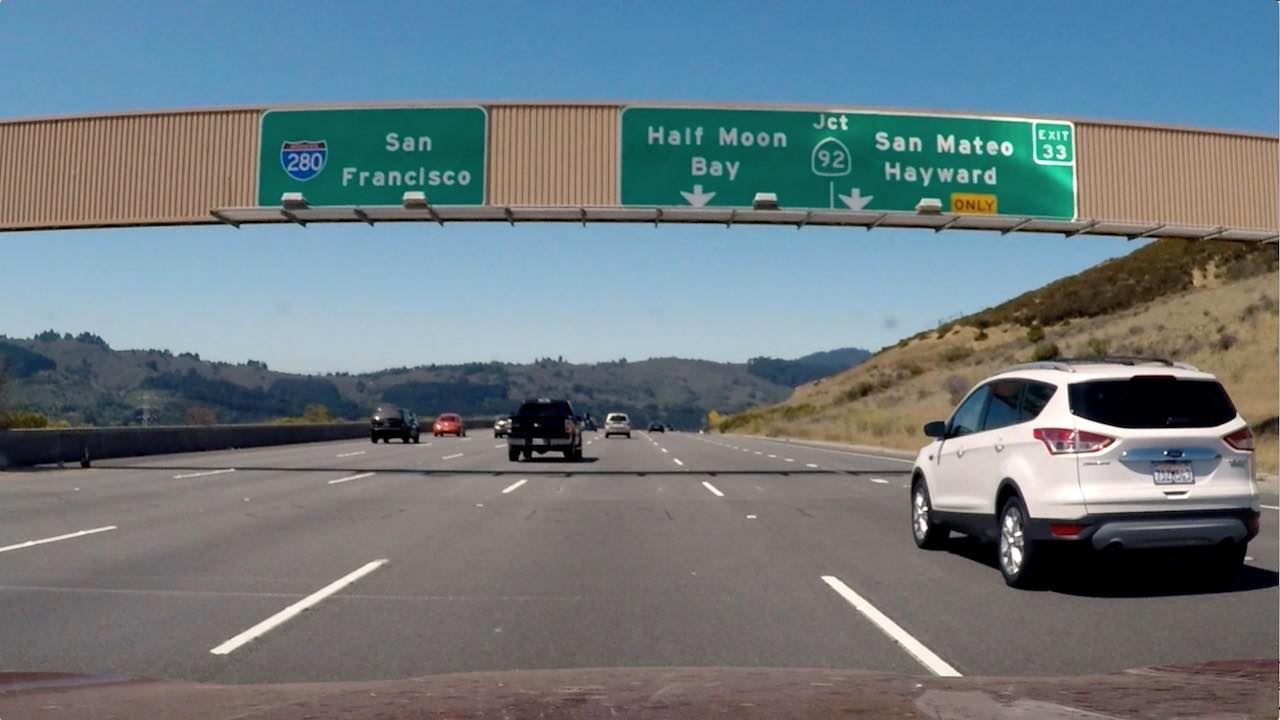
#> input picture Labs/Term1/Advanced Lane Finding Section 24/signs_vehicles_xygrad.png, 1280 x 720 px
$ python gradient.py   (older library calls are emulated)
#> lines starting #> are read from the running program, lines starting #| are printed output that depends on the picture; after the words box and inside, x2 and y2 are one past the last pixel; in counts of white or black regions, pixels touching at a corner belong together
import cv2
import numpy as np
import matplotlib.pyplot as plt
import matplotlib.image as mpimg


def abs_sobel_thresh(img, orient='x', sobel_kernel=3, thresh=(0, 255)):
    # Convert to grayscale
    gray = cv2.cvtColor(img, cv2.COLOR_RGB2GRAY)
    # Apply x or y gradient with the OpenCV Sobel() function
    # and take the absolute value
    if orient == 'x':
        abs_sobel = np.absolute(cv2.Sobel(gray, cv2.CV_64F, 1, 0, ksize=sobel_kernel))
    if orient == 'y':
        abs_sobel = np.absolute(cv2.Sobel(gray, cv2.CV_64F, 0, 1, ksize=sobel_kernel))
    # Rescale back to 8 bit integer
    scaled_sobel = np.uint8(255*abs_sobel/np.max(abs_sobel))
    # Create a copy and apply the threshold
    binary_output = np.zeros_like(scaled_sobel)
    # Here I'm using inclusive (>=, <=) thresholds, but exclusive is ok too
    binary_output[(scaled_sobel >= thresh[0]) & (scaled_sobel <= thresh[1])] = 1

    # Return the result
    return binary_output


def mag_thresh(img, sobel_kernel=3, thresh=(0, 255)):
    # Convert to grayscale
    gray = cv2.cvtColor(img, cv2.COLOR_RGB2GRAY)
    # Take both Sobel x and y gradients
    sobelx = cv2.Sobel(gray, cv2.CV_64F, 1, 0, ksize=sobel_kernel)
    sobely = cv2.Sobel(gray, cv2.CV_64F, 0, 1, ksize=sobel_kernel)
    # Calculate the gradient magnitude
    gradmag = np.sqrt(sobelx**2 + sobely**2)
    # Rescale to 8 bit
    scale_factor = np.max(gradmag)/255
    gradmag = (gradmag/scale_factor).astype(np.uint8)
    # Create a binary image of ones where threshold is met, zeros otherwise
    binary_output = np.zeros_like(gradmag)
    binary_output[(gradmag >= thresh[0]) & (gradmag <= thresh[1])] = 1

    # Return the binary image
    return binary_output


def dir_threshold(img, sobel_kernel=3, thresh=(0, np.pi/2)):
    # Grayscale
    gray = cv2.cvtColor(img, cv2.COLOR_RGB2GRAY)
    # Calculate the x and y gradients
    sobelx = cv2.Sobel(gray, cv2.CV_64F, 1, 0, ksize=sobel_kernel)
    sobely = cv2.Sobel(gray, cv2.CV_64F, 0, 1, ksize=sobel_kernel)
    # Take the absolute value of the gradient direction,
    # apply a threshold, and create a binary image result
    absgraddir = np.arctan2(np.absolute(sobely), np.absolute(sobelx))
    binary_output = np.zeros_like(absgraddir)
    binary_output[(absgraddir >= thresh[0]) & (absgraddir <= thresh[1])] = 1

    # Return the binary image
    return binary_output

# Read in an image
image = mpimg.imread('signs_vehicles_xygrad.png')
#> image is the input picture: shape (720, 1280, 3) float32; mean R, G, B 0.428, 0.477, 0.5

# Choose a Sobel kernel size
ksize = 3  # Choose a larger odd number to smooth gradient measurements

# Apply each of the thresholding functions
gradx = abs_sobel_thresh(image, orient='x', sobel_kernel=ksize, thresh=(20, 100))
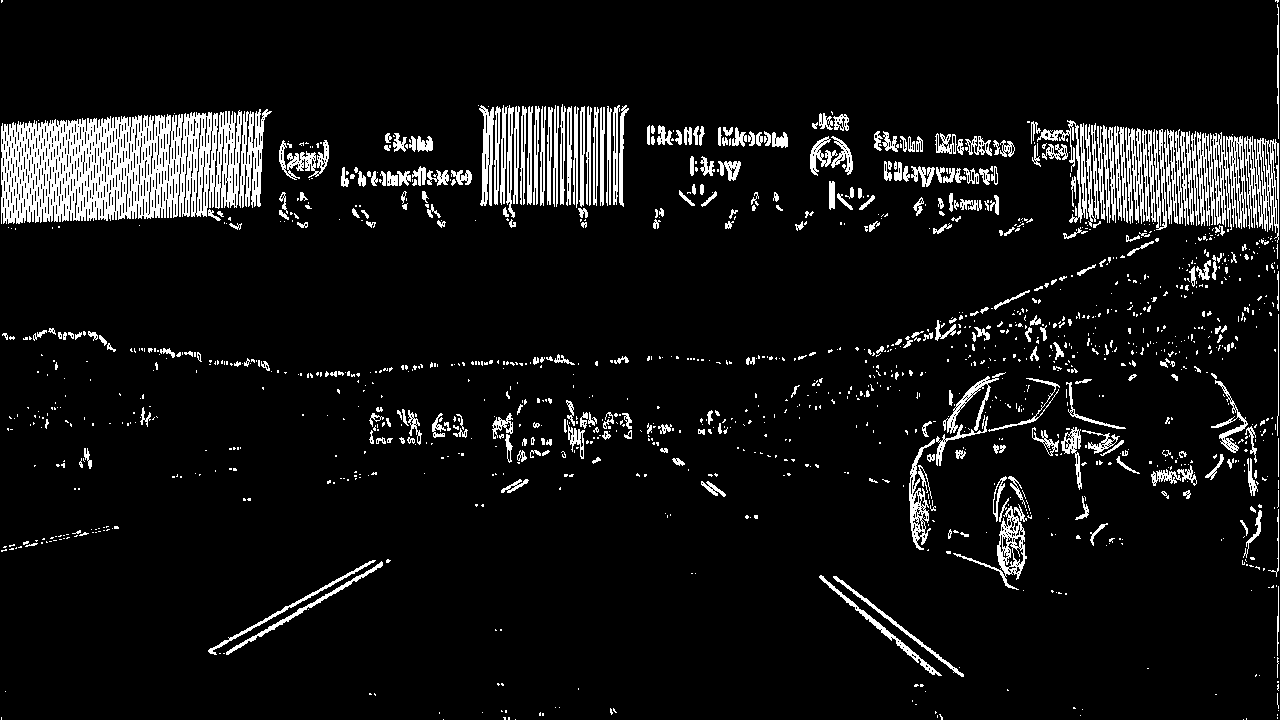
#> gradx: shape (720, 1280); values 0 (black) and 1 (white), 7.9% white; 1378 white regions (1040 under 20 px), largest, box (x1, y1, x2, y2) and area: (1, 110, 242, 224) 18700, (1197, 132, 1247, 230) 2653, (1244, 136, 1279, 243) 1807
grady = abs_sobel_thresh(image, orient='y', sobel_kernel=ksize, thresh=(20, 100))
#> grady: shape (720, 1280); values 0 (black) and 1 (white), 8.2% white; 1385 white regions (1043 under 20 px), largest, box (x1, y1, x2, y2) and area: (0, 103, 1280, 145) 6510, (0, 460, 930, 494) 6192, (811, 194, 1280, 247) 4636
mag_binary = mag_thresh(image, sobel_kernel=ksize, thresh=(30, 100))
#> in mag_thresh, `gradmag = np.sqrt(sobelx**2 + sobely**2)`:
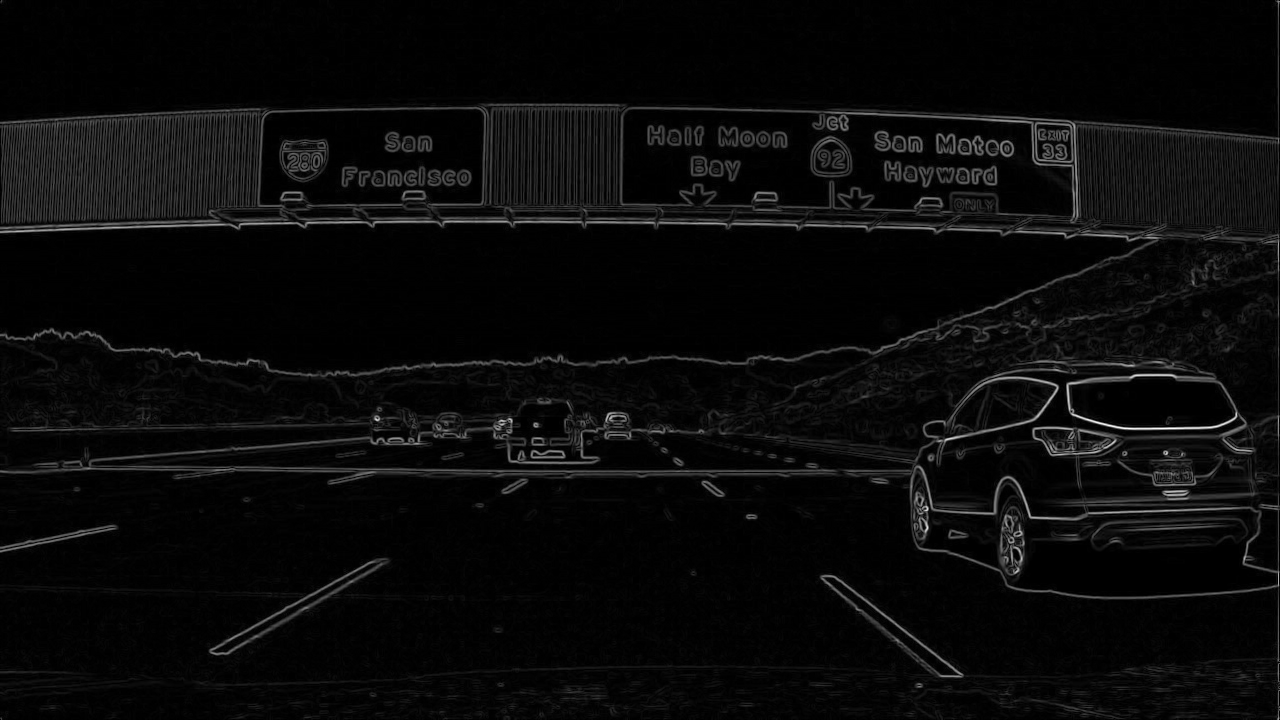
#> gradmag: shape (720, 1280) float64; min 0, max 3.62, mean 0.147; drawn with min black and max white
#> in mag_thresh, `scale_factor = np.max(gradmag)/255`: scale_factor = 0.0142
#> mag_binary: shape (720, 1280); values 0 (black) and 1 (white), 9.8% white in thin lines or dots
dir_binary = dir_threshold(image, sobel_kernel=ksize, thresh=(0.7, 1.3))
#> in dir_threshold, `absgraddir = np.arctan2(np.absolute(sobely), np.absolute(sobelx))`:
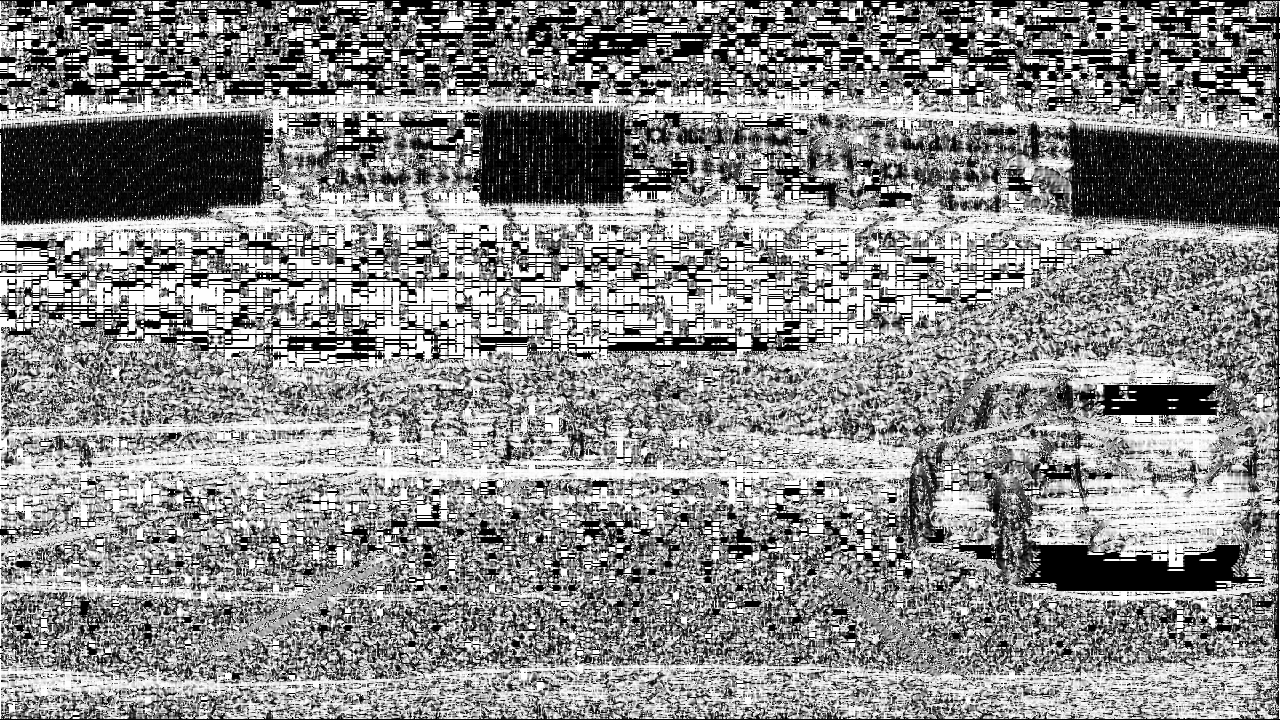
#> absgraddir: shape (720, 1280) float64; min 0, max 1.57, mean 0.861; drawn with min black and max white
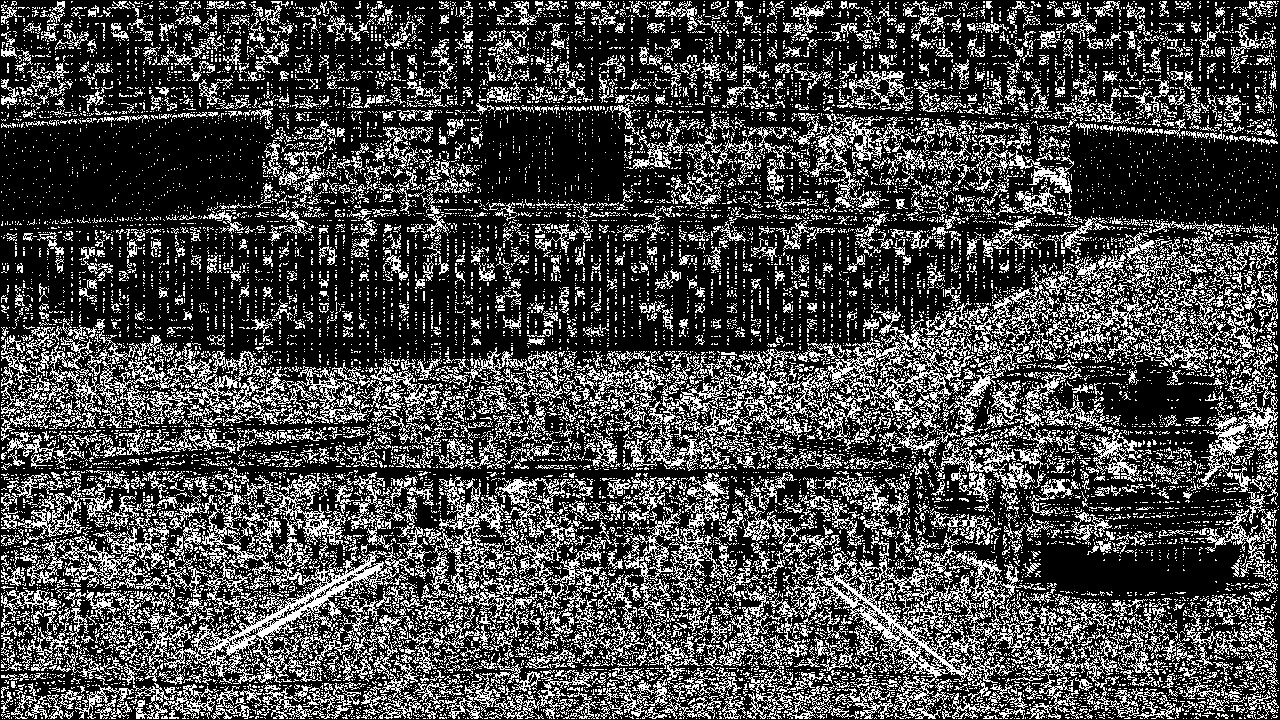
#> dir_binary: shape (720, 1280) float64; values 0 (black) and 1 (white), 28.2% white in thin lines or dots

combined = np.zeros_like(dir_binary)
combined[((gradx == 1) & (grady == 1)) | ((mag_binary == 1) & (dir_binary == 1))] = 1

# Plot the result
f, (ax1, ax2) = plt.subplots(1, 2, figsize=(24, 9))
f.tight_layout()
ax1.imshow(image)
ax1.set_title('Original Image', fontsize=50)
ax2.imshow(combined, cmap='gray')
ax2.set_title('Combined Gradients Thresholds', fontsize=50)
plt.subplots_adjust(left=0., right=1, top=0.9, bottom=0.)
plt.show()
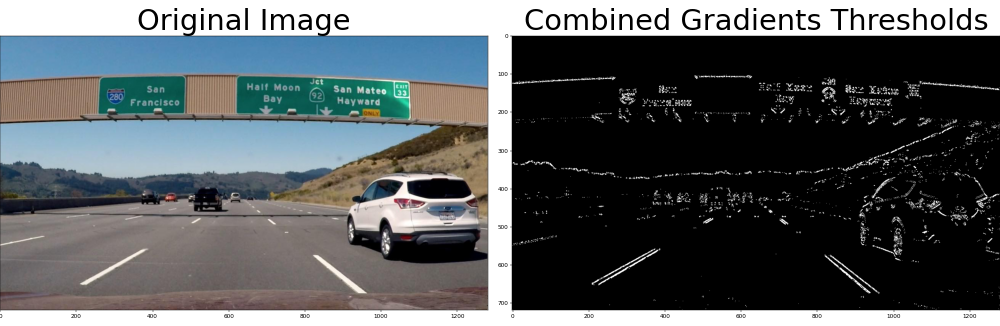
#> figure drawn by matplotlib, 2 panels
